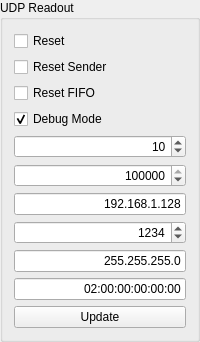
                 <widget class="QGroupBox" name="groupBox_13">
                  <property name="title">
                   <string>UDP Readout</string>
                  </property>
                  <layout class="QGridLayout" name="gridLayout_13">
                   <item row="0" column="0">
                    <widget class="QCheckBox" name="CB_UDP_Reset">
                     <property name="text">
                      <string>Reset</string>
                     </property>
                    </widget>
                   </item>
                   <item row="1" column="0">
                    <widget class="QCheckBox" name="CB_UDP_Reset_Sender">
                     <property name="text">
                      <string>Reset Sender</string>
                     </property>
                    </widget>
                   </item>
                   <item row="2" column="0">
                    <widget class="QCheckBox" name="CB_UDP_Reset_FIFO">
                     <property name="text">
                      <string>Reset FIFO</string>
                     </property>
                    </widget>
                   </item>
                   <item row="3" column="0">
                    <widget class="QCheckBox" name="CB_UDP_Debug">
                     <property name="statusTip">
                      <string>Debug Mode (Answerbot)</string>
                     </property>
                     <property name="whatsThis">
                      <string>Debug Mode (Answerbot)</string>
                     </property>
                     <property name="text">
                      <string>Debug Mode</string>
                     </property>
                     <property name="checked">
                      <bool>true</bool>
                     </property>
                    </widget>
                   </item>
                   <item row="4" column="0">
                    <widget class="QSpinBox" name="SB_UDP_InterpackageDelay">
                     <property name="statusTip">
                      <string>Interpackage Delay (in clock steps)</string>
                     </property>
                     <property name="whatsThis">
                      <string>Interpackage Delay (in clock steps)</string>
                     </property>
                     <property name="alignment">
                      <set>Qt::AlignRight|Qt::AlignTrailing|Qt::AlignVCenter</set>
                     </property>
                     <property name="maximum">
                      <number>65535</number>
                     </property>
                     <property name="value">
                      <number>10</number>
                     </property>
                    </widget>
                   </item>
                   <item row="5" column="0">
                    <widget class="QSpinBox" name="SB_UDP_Timeout">
                     <property name="statusTip">
                      <string>Package Timeout (in clock steps)</string>
                     </property>
                     <property name="whatsThis">
                      <string>Package Timeout (in clock steps)</string>
                     </property>
                     <property name="alignment">
                      <set>Qt::AlignRight|Qt::AlignTrailing|Qt::AlignVCenter</set>
                     </property>
                     <property name="maximum">
                      <number>16777215</number>
                     </property>
                     <property name="value">
                      <number>16777215</number>
                     </property>
                    </widget>
                   </item>
                   <item row="6" column="0">
                    <widget class="QLineEdit" name="LE_UDP_IP">
                     <property name="statusTip">
                      <string>IP Address of FPGA</string>
                     </property>
                     <property name="whatsThis">
                      <string>IP Address of FPGA</string>
                     </property>
                     <property name="inputMask">
                      <string/>
                     </property>
                     <property name="text">
                      <string>192.168.1.128</string>
                     </property>
                     <property name="alignment">
                      <set>Qt::AlignRight|Qt::AlignTrailing|Qt::AlignVCenter</set>
                     </property>
                    </widget>
                   </item>
                   <item row="7" column="0">
                    <widget class="QSpinBox" name="SB_UDP_Port">
                     <property name="statusTip">
                      <string>Port on FPGA</string>
                     </property>
                     <property name="whatsThis">
                      <string>Port on FPGA</string>
                     </property>
                     <property name="alignment">
                      <set>Qt::AlignRight|Qt::AlignTrailing|Qt::AlignVCenter</set>
                     </property>
                     <property name="maximum">
                      <number>65535</number>
                     </property>
                     <property name="value">
                      <number>1234</number>
                     </property>
                    </widget>
                   </item>
                   <item row="8" column="0">
                    <widget class="QLineEdit" name="LE_UDP_SubnetMask">
                     <property name="statusTip">
                      <string>Subnet Mask on FPGA</string>
                     </property>
                     <property name="whatsThis">
                      <string>Subnet Mask on FPGA</string>
                     </property>
                     <property name="inputMask">
                      <string/>
                     </property>
                     <property name="text">
                      <string>255.255.255.0</string>
                     </property>
                     <property name="alignment">
                      <set>Qt::AlignRight|Qt::AlignTrailing|Qt::AlignVCenter</set>
                     </property>
                    </widget>
                   </item>
                   <item row="9" column="0">
                    <widget class="QLineEdit" name="LE_UDP_MAC">
                     <property name="statusTip">
                      <string>MAC Address of FPGA</string>
                     </property>
                     <property name="whatsThis">
                      <string>MAC Address of FPGA</string>
                     </property>
                     <property name="inputMask">
                      <string/>
                     </property>
                     <property name="text">
                      <string>02:00:00:00:00:00</string>
                     </property>
                     <property name="alignment">
                      <set>Qt::AlignRight|Qt::AlignTrailing|Qt::AlignVCenter</set>
                     </property>
                    </widget>
                   </item>
                   <item row="10" column="0">
                    <widget class="QPushButton" name="B_UDP_Update">
                     <property name="text">
                      <string>Update</string>
                     </property>
                    </widget>
                   </item>
                  </layout>
                 </widget>
